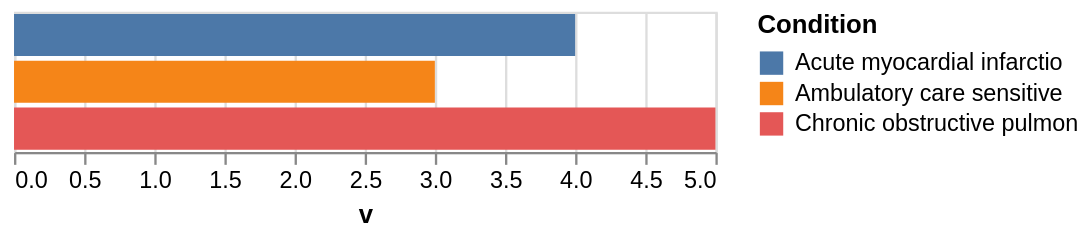

Describe this chart as a Vega-Lite specification.
### Vega-Lite specification from a JSON file in a GitHub repository (floating-point values rounded to 4 significant figures)
{"$schema": "https://vega.github.io/schema/vega-lite/v6.json", "description": "A colour legend whose categories are too long to draw, shortened by labelExpr. Without it the legend is laid out at the full width of its longest entry and the chart overflows whatever holds it, which a host cannot compensate for: the untruncated labels are what the layout is computed from.", "data": {"values": [{"c": "Ambulatory care sensitive conditions", "v": 3}, {"c": "Chronic obstructive pulmonary disease", "v": 5}, {"c": "Acute myocardial infarction, initial", "v": 4}]}, "mark": "bar", "encoding": {"x": {"field": "v", "type": "quantitative"}, "y": {"field": "c", "type": "nominal", "axis": null}, "color": {"field": "c", "type": "nominal", "legend": {"labelExpr": "slice(datum.value, 0, 26)", "title": "Condition"}}}}
